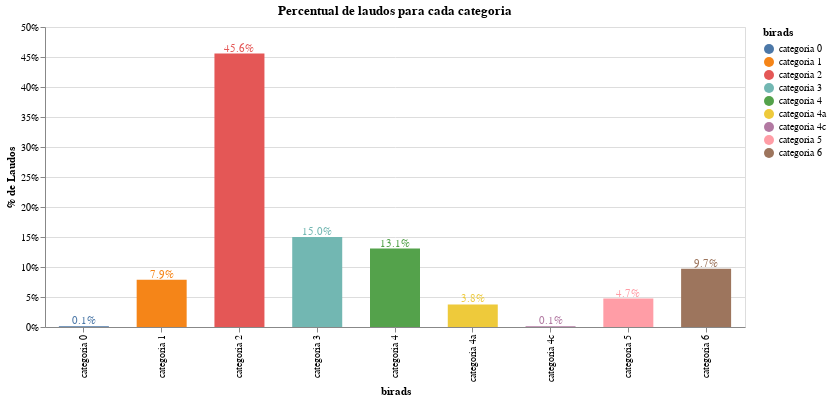

Here is the notebook cell this chart was saved with:
### Code cell
#Verificando percentuais de laudos por classes
df2 = pd.DataFrame(df.groupby('birads').count()['texto_do_laudo_3']).reset_index()

bars = alt.Chart(df2).mark_bar(size=50).encode(
    x=alt.X('birads'),
    y=alt.Y('PercentOfTotal:Q', axis=alt.Axis(format='.0%', title='% de Laudos')),
    color='birads'
).transform_window(
    TotalArticles='sum(texto_do_laudo_3)',
    frame=[None, None]
).transform_calculate(
    PercentOfTotal="datum.texto_do_laudo_3 / datum.TotalArticles"
)

text = bars.mark_text(
    align='center',
    baseline='bottom',
    #dx=5  # Nudges text to right so it doesn't appear on top of the bar
).encode(
    text=alt.Text('PercentOfTotal:Q', format='.1%')
)

(bars + text).interactive().properties(
    height=300, 
    width=700,
    title = "Percentual de laudos para cada categoria",
)

### Figure 1 — Vega-Lite specification as saved in the notebook (floating-point values rounded to 4 significant figures)
{"config": {"view": {"continuousWidth": 400, "continuousHeight": 300}}, "layer": [{"mark": {"type": "bar", "size": 50}, "encoding": {"color": {"field": "birads", "type": "nominal"}, "x": {"field": "birads", "type": "nominal"}, "y": {"axis": {"format": ".0%", "title": "% de Laudos"}, "field": "PercentOfTotal", "type": "quantitative"}}, "selection": {"selector002": {"type": "interval", "bind": "scales", "encodings": ["x", "y"]}}, "transform": [{"window": [{"op": "sum", "field": "texto_do_laudo_3", "as": "TotalArticles"}], "frame": [null, null]}, {"calculate": "datum.texto_do_laudo_3 / datum.TotalArticles", "as": "PercentOfTotal"}]}, {"mark": {"type": "text", "align": "center", "baseline": "bottom"}, "encoding": {"color": {"field": "birads", "type": "nominal"}, "text": {"field": "PercentOfTotal", "format": ".1%", "type": "quantitative"}, "x": {"field": "birads", "type": "nominal"}, "y": {"axis": {"format": ".0%", "title": "% de Laudos"}, "field": "PercentOfTotal", "type": "quantitative"}}, "transform": [{"window": [{"op": "sum", "field": "texto_do_laudo_3", "as": "TotalArticles"}], "frame": [null, null]}, {"calculate": "datum.texto_do_laudo_3 / datum.TotalArticles", "as": "PercentOfTotal"}]}], "data": {"name": "data-de74a68ae4627d3d571582c9c26a612a"}, "height": 300, "title": "Percentual de laudos para cada categoria", "width": 700, "$schema": "https://vega.github.io/schema/vega-lite/v4.17.0.json", "datasets": {"data-de74a68ae4627d3d571582c9c26a612a": [{"birads": "categoria 0", "texto_do_laudo_3": 10}, {"birads": "categoria 1", "texto_do_laudo_3": 586}, {"birads": "categoria 2", "texto_do_laudo_3": 3387}, {"birads": "categoria 3", "texto_do_laudo_3": 1115}, {"birads": "categoria 4", "texto_do_laudo_3": 971}, {"birads": "categoria 4a", "texto_do_laudo_3": 280}, {"birads": "categoria 4c", "texto_do_laudo_3": 9}, {"birads": "categoria 5", "texto_do_laudo_3": 352}, {"birads": "categoria 6", "texto_do_laudo_3": 723}]}}
